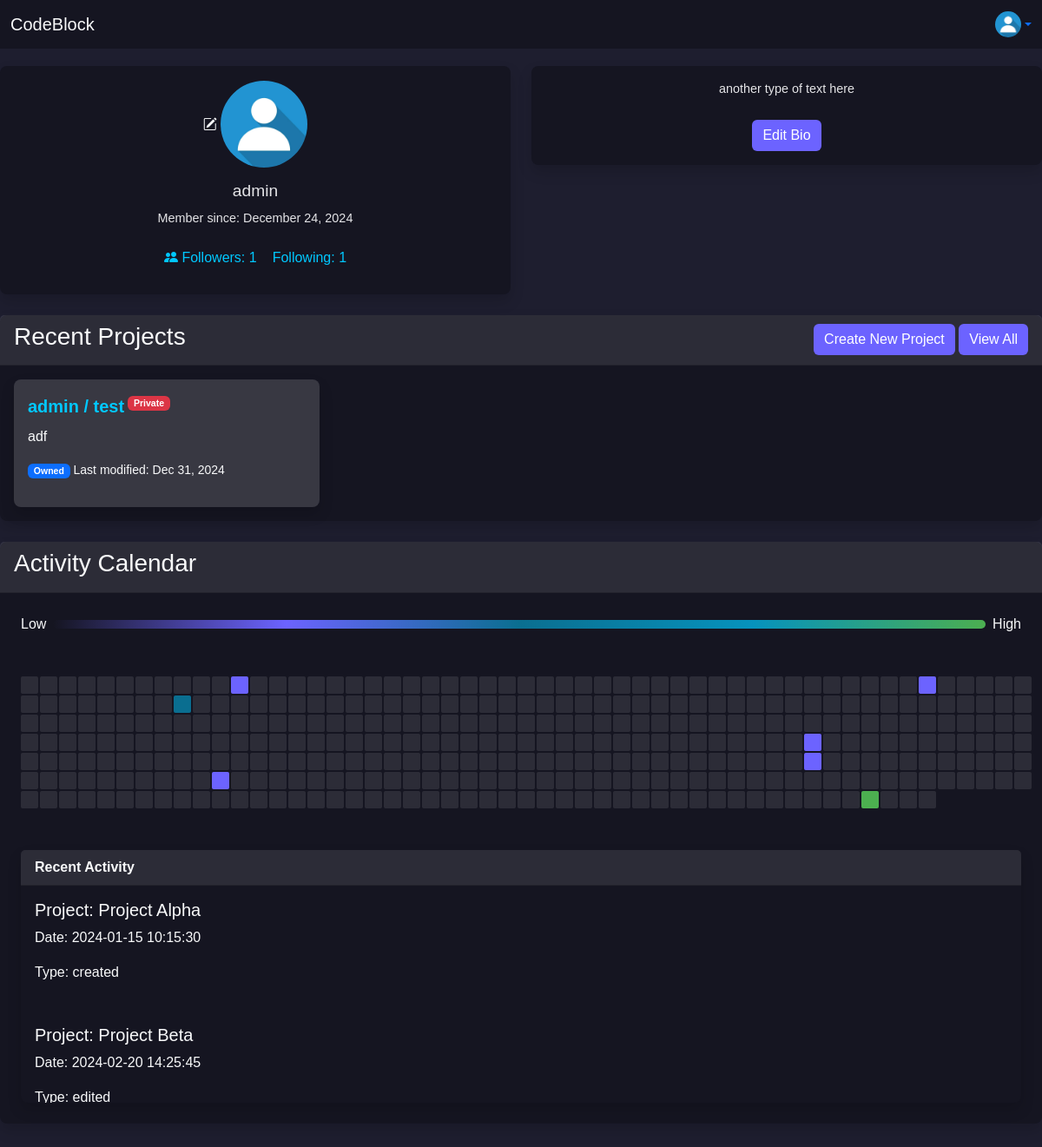
/ (signed in), run on an earlier commit of the app's database.
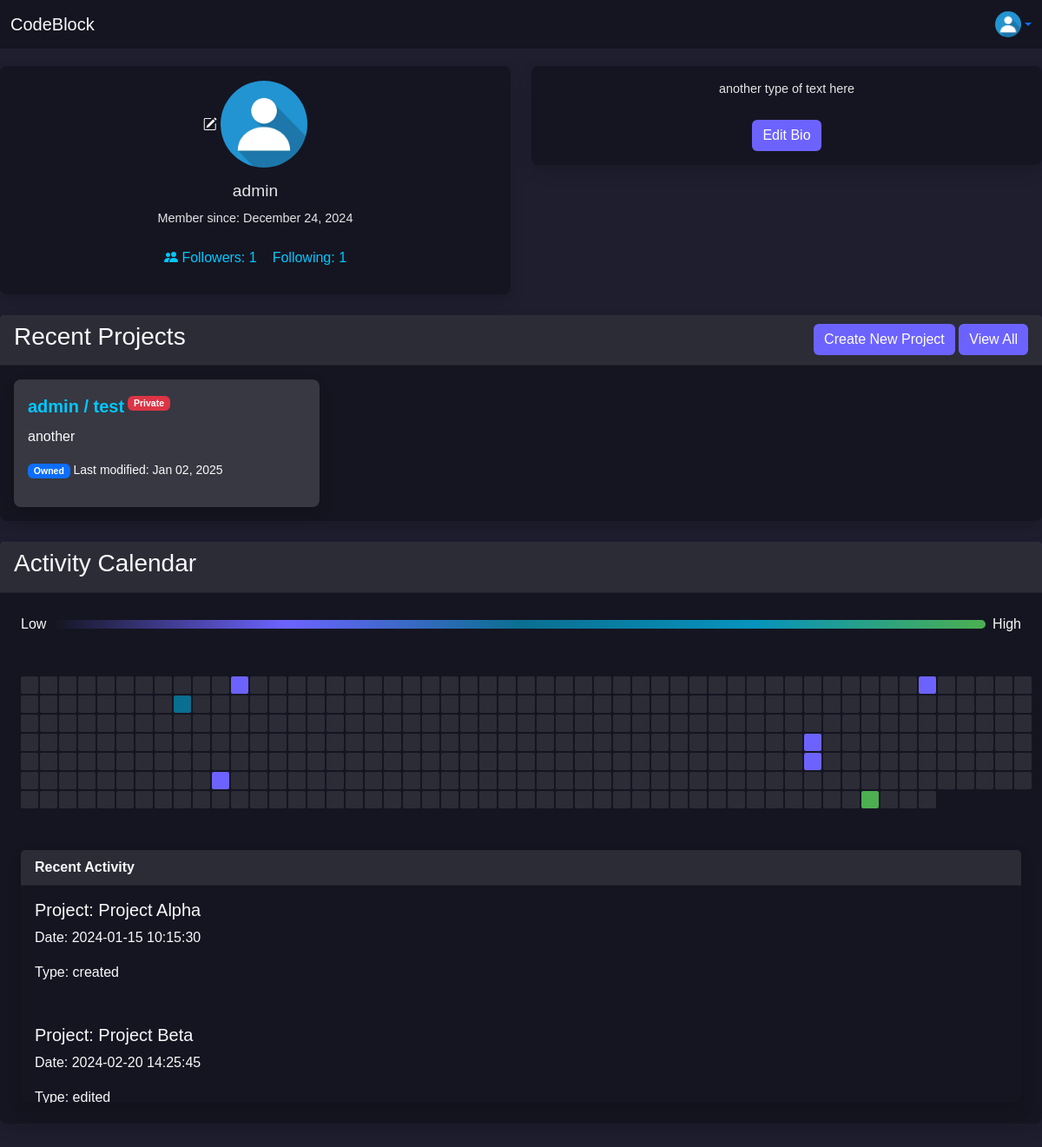
And on a later commit of the database.
### user/models.py (models this page shows, shortened)
class CustomUser(AbstractUser):
    profile_picture = models.ImageField(upload_to='profile_pictures/', null=True, blank=True)
    following = models.ManyToManyField(
        'self',
        symmetrical=False,
        related_name='followers',
        blank=True
    )
    bio = models.TextField(null=True, blank=True)
    activity_log = models.JSONField(default=dict, blank=True)
    def is_following(self, user):
        return self.following.filter(id=user.id).exists()

### ide/models.py (models this page shows, shortened)
class Project(models.Model):
    THEME_CHOICES = [
        ('default', 'Light Mode'),
        ('eclipse', 'Eclipse'),
        ('material', 'Material'),
        ('cobalt', 'Cobalt'),
        ('monokai', 'Monokai'),
        ('dracula', 'Dracula'),
    ]
    SYNTAX_CHOICES = [
        ('auto', 'Auto Detect'),
        ('plain', 'Plain Text'),
        ('python', 'Python'),
        ('javascript', 'JavaScript'),
        ('html', 'HTML'),
        ('css', 'CSS'),
        ('java', 'Java'),
        ('c', 'C'),
        ('cpp', 'C++'),
        ('php', 'PHP'),
        ('ruby', 'Ruby'),
        ('swift', 'Swift'),
        ('go', 'Go'),
        ('rust', 'Rust'),
        ('typescript', 'TypeScript'),
    ]
    user = models.ForeignKey(settings.AUTH_USER_MODEL, on_delete=models.CASCADE)
    project_name = models.CharField(max_length=100)
    project_path = models.CharField(max_length=100, default=default_project_path)
    project_description = TextField(blank=True, null=True)
    selected_theme = models.CharField(max_length=20, choices=THEME_CHOICES, default='default')
    selected_syntax = models.CharField(max_length=20, choices=SYNTAX_CHOICES, default='auto')
    is_public = models.BooleanField(default=False)
    likes = models.PositiveIntegerField(default=0)
    liked_by = models.ManyToManyField(settings.AUTH_USER_MODEL, related_name='liked_projects', blank=True)
    modified_at = models.DateTimeField(auto_now=True)
    created_at = models.DateTimeField(auto_now_add=True)
    collaborators = models.ManyToManyField(settings.AUTH_USER_MODEL, related_name='collaborating_projects', blank=True)

### user_profile/views.py (the view, shortened to what this page needs)
# urls.py: path('', ProfileView.as_view(), name="personal_profile"),
class ProfileView(LoginRequiredMixin, TemplateView):
    template_name = "profile.html"
    login_url = 'login'  # Redirect to the login page if not authenticated
    def get(self, request, *args, **kwargs):
        username = self.kwargs.get("username")
        if username:
            user_profile = get_object_or_404(CustomUser, username=username)
            owned_projects = Project.objects.filter(user=user_profile)
            collaborating_projects = user_profile.collaborating_projects.all()
        else:
            user_profile = request.user
            owned_projects = Project.objects.filter(user=request.user)
            collaborating_projects = request.user.collaborating_projects.all()
        user_projects = owned_projects | collaborating_projects
        if user_profile != request.user:  # If viewing someone else's profile
            user_projects = user_projects.filter(
                models.Q(is_public=True) |
                models.Q(collaborators=request.user)
            )
        user_projects = user_projects.distinct().order_by('-modified_at')  # Remove duplicates and sort by modified date
        activity_days, recent_activity = user_activity(user_projects, user_profile)
        is_following = request.user.is_authenticated and request.user.is_following(user_profile)
        context = {
            'user_profile': user_profile,
            'user_projects': user_projects,
            'activity_days': activity_days,
            'recent_activity': recent_activity,
            'is_own_profile': user_profile == request.user,
            'is_following': is_following,
        }
        return self.render_to_response(context)

### user_profile/views.py (called while the page is built)
def user_activity(user_projects, user_profile):
    recent_activity = user_profile.activity_log
    start_date = now() - timedelta(days=365)
    end_date = now()
    activity_data = {}
    for entry in user_profile.activity_log:
        entry_date = now().strptime(entry['date_time'], '%Y-%m-%d %H:%M:%S').date()
        if start_date.date() <= entry_date <= end_date.date():
            activity_data[entry_date] = activity_data.get(entry_date, 0) + 1
    activity_days = [
        {'date': current_date, 'count': activity_data.get(current_date.date(), 0)}
        for current_date in (start_date + timedelta(days=i) for i in range((end_date - start_date).days + 1))
    ]
    return activity_days, recent_activity

### user_profile/templates/profile.html (shortened to what this page needs)
<!DOCTYPE html>
<html lang="en">
<head>
    <link href="https://cdn.jsdelivr.net/npm/bootstrap@5.3.2/dist/css/bootstrap.min.css" rel="stylesheet">
    <link href="https://cdn.jsdelivr.net/npm/bootstrap-icons/font/bootstrap-icons.css" rel="stylesheet">
    {% load static %}
    <link rel="stylesheet" type="text/css" href="{% static 'profile.css' %}">
</head>
<body>
<nav class="navbar fixed-top">
  <div class="container-fluid">
    <a class="navbar-brand text-light" href="{% url 'personal_profile' %}">
      CodeBlock
    </a>
    <div class="dropdown ms-auto">
      <a
        href="{% url 'personal_profile' %}"
        class="d-flex align-items-center dropdown-toggle"
        id="userDropdown"
        data-bs-toggle="dropdown"
        aria-expanded="false"
      >
        <img
          src="{{ user.profile_picture.url }}"
          alt="Profile Picture"
          width="30"
          height="30"
          class="rounded-circle"
        >
      </a>
    </div>
  </div>
</nav>
    <main class="main-content">
        <div class="row mb-4">
            <div class="col-md-6">
                <div class="card profile-info shadow border-0">
                    <div class="card-body text-center">
                        {% if is_own_profile %}
                            <button type="button" class="btn text-light p-0" data-bs-toggle="modal" data-bs-target="#editProfileModal">
                                <i class="bi bi-pencil-square"></i>
                                <img src="{{ user.profile_picture.url }}" alt="Profile" class="profile-image mb-1">
                            </button>
                        {% endif %}
                        <h5>{{ user_profile.username }}</h5>
                        <p>Member since: {{ user_profile.date_joined|date:"F j, Y" }}</p>
                        <div class="follow-info mt-2 d-flex justify-content-center align-items-center">
                            <p>
                                <button type="button" class="btn follow-info p-2" data-bs-toggle="modal" data-bs-target="#followersModal">
                                    <i class="bi bi-people-fill"></i>
                                    Followers: {{ user_profile.followers.count }}
                                </button>
                            </p>
                            <p>
                                <button type="button" class="btn follow-info p-2" data-bs-toggle="modal" data-bs-target="#followingModal">
                                    Following: {{ user_profile.following.count }}
                                </button>
                            </p>
                        </div>
                    </div>
                </div>
            </div>
            <div class="col-md-6">
                {% if is_own_profile %}
                    <div class="card user-bio shadow border-0">
                        <div class="card-body">
                            {% if user_profile.bio %}
                                <p>{{ user_profile.bio }}</p>
                            {% endif %}
                            <button type="button" class="btn btn-secondary mt-2" data-bs-toggle="modal" data-bs-target="#editBioModal">
                                Edit Bio
                            </button>
                        </div>
                    </div>
                {% endif %}
            </div>
        </div>
        <div class="mb-4">
            <div class="card shadow border-0">
                <div class="card-header text-light d-flex justify-content-between align-items-center">
                    <h3 class="text-light">Recent Projects</h3>
                    <div>
                        {% if is_own_profile %}
                        <button class="btn btn-secondary" data-bs-toggle="modal" data-bs-target="#CreateProjectModal">
                            Create New Project
                        </button>
                        {% endif %}
                        <button class="btn btn-secondary" data-bs-toggle="modal" data-bs-target="#allProjectsModal">
                            View All
                        </button>
                    </div>
                </div>
                <div class="row g-4">
                    {% for project in user_projects|slice:":3" %}
                    <div class="col-md-4">
                        <div class="card p-3 m-3 shadow" style="background-color: rgba(255, 255, 255, 0.15);">
                            <div class="d-flex flex-wrap justify-content-start">
                                <a href="{% url 'project' username=project.user.username project_id=project.id %}" class="card-title">
                                    {{ project.user.username }} / {{ project.project_name }}
                                </a>
                                <p class="text-light small ms-1">
                                    {% if project.is_public %}
                                        <span class="badge bg-primary">Public</span>
                                    {% else %}
                                        <span class="badge bg-danger">Private</span>
                                    {% endif %}
                                </p>
                            </div>
                            <p class="card-text text-light">{{ project.project_description }}</p>
                            <p class="text-light small">
                                {% if project.user == user_profile %}
                                    <span class="badge bg-primary">Owned</span>
                                {% else %}
                                    <span class="badge bg-secondary">Collaboration</span>
                                {% endif %}
                                Last modified: {{ project.modified_at|date:"M d, Y" }}
                            </p>
                        </div>
                    </div>
                    {% empty %}
                    <p class="text-light p-3 m-3">No recent projects or collaborations available.</p>
                    {% endfor %}
                </div>
            </div>
        </div>
        <div class="mb-5">
            <div class="card shadow border-0">
                <div class="card-header text-light">
                    <h3 class="mb-2 text-light">Activity Calendar</h3>
                </div>
                <div class="activity-legend m-4 d-flex align-items-center">
                    <span class="text-light me-2">Low</span>
                    <div class="legend-bar" style="flex: 1; height: 10px; background: linear-gradient(to right, var(--bg-darker), var(--btn-secondary), rgba(0, 200, 255, 0.5), rgba(0, 200, 255, 0.7), var(--btn-primary)); border-radius: 5px;"></div>
                    <span class="text-light ms-2">High</span>
                </div>
                <div class="activity-calendar m-4">
                    {% for day in activity_days %}
                        <div class="day" title="{{ day.date }}: {{ day.count }} activities"
                             data-count="{{ day.count }}" data-day="{{ day.date }}">
                        </div>
                    {% endfor %}
                </div>
                <div class="card m-4 shadow border-0">
                    <div class="card-header text-light">
                        Recent Activity
                    </div>
                    <div id="recent-activity-list" style="max-height: 250px; overflow-y: auto; padding-right: 10px;">
                        {% for activity in recent_activity %}
                            <div class="activity-item p-3 rounded">
                                <h5 class="text-light"> Project: {{ activity.project_name }}</h5>
                                <p class="text-light">Date: {{ activity.date_time }}</p>
                                <p class="text-light">Type: {{ activity.action }}</p>
                            </div>
                        {% endfor %}
                    </div>
                </div>
            </div>
        </div>
    </main>
</body>
</html>

### user_profile/static/profile.css (style rules this page uses)
:root { --bg-dark: #1e1e2f; --bg-darker: #151521; --text-light: #e4e4e7; --text-accent: #00c8ff; --btn-primary: #4caf50; --btn-secondary: #6c63ff; --btn-danger: #e74c3c; }
.navbar.fixed-top { position: fixed; top: 0; left: 0; right: 0; z-index: 1030; background-color: var(--bg-darker); color: var(--text-accent); }
body { background-color: var(--bg-dark); color: var(--text-light); font-family: 'Arial', sans-serif; padding-top: 56px; }
.btn-secondary { background-color: var(--btn-secondary); border: none; }
.card { background-color: var(--bg-darker); border: none; border-radius: 0.5rem; box-shadow: 0 4px 8px rgba(0, 0, 0, 0.3); }
.card-header { background-color: rgba(255, 255, 255, 0.1); font-weight: bold; color: var(--text-light); }
.card-title { color: var(--text-accent); font-size: 20px; font-weight: bold; text-decoration: none; }
.main-content { margin: 0 auto; max-width: 1200px; margin-top: 20px }
.card-body p { font-size: 1.1rem; }
.activity-calendar { display: grid; grid-template-columns: repeat(53, 1fr); grid-auto-rows: 1fr; gap: 2px; }
.day { width: 20px; height: 20px; border-radius: 2px; background-color: var(--btn-primary); transition: background-color 0.3s ease; }
.day[data-count="0"] { background-color: rgba(255, 255, 255, 0.1) }
.day[data-count="1"] { background-color: var(--btn-secondary); }
.day[data-count="2"] { background-color: rgba(0, 200, 255, 0.5); }
.profile-info { text-align: center; color: var(--bg-light); }
.profile-info .profile-image { width: 100px; height: 100px; border-radius: 50%; object-fit: cover; }
.profile-info h5 { font-size: 1.2rem; margin: 10px 0; }
.profile-info p { font-size: 0.9rem; margin: 5px 0; }
.follow-info { font-size: 1rem; color: var(--text-accent); }
.user-bio { text-align: center; color: var(--bg-light); }
.user-bio p { font-size: 0.9rem; }

What changed in the data, as far as the page shows it:
changed Project "test": project_description "adf" → "another"; modified_at "Dec 31, 2024" → "Jan 02, 2025"
